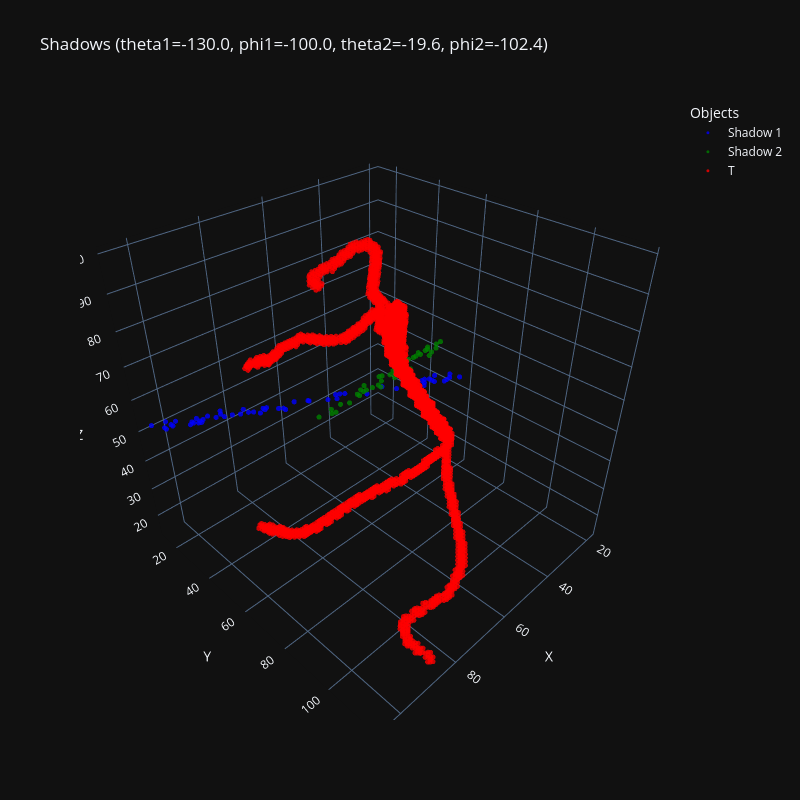

This figure's notebook cell:
### Code cell
visualize_3d_volumes(shadow1, shadow2, T,  
                     title=f"Shadows (theta1={theta1:.1f}, phi1={phi1:.1f}, theta2={theta2:.1f}, phi2={phi2:.1f})")

# Проверка проекций
proj1_3d = project_3d_to_2d(T, phi1, theta1, device=device)
proj2_3d = project_3d_to_2d(T, phi2, theta2, device=device)

proj1_3d = proj1_3d.cpu()
proj2_3d = proj2_3d.cpu()

plt.figure(figsize=(10, 5))
plt.subplot(2, 2, 1)
plt.imshow(sample[0][0].cpu().numpy())
plt.title("Исходная Тень 1")
plt.axis('off')
plt.subplot(2, 2, 2)
plt.imshow(proj1_3d.numpy())
plt.title("Спроецированная 3D-модель (Тень 1)")
plt.axis('off')
plt.subplot(2, 2, 3)
plt.imshow(sample[0][1].cpu().numpy())
plt.title("Исходная Тень 2")
plt.axis('off')
plt.subplot(2, 2, 4)
plt.imshow(proj2_3d.numpy())
plt.title("Спроецированная 3D-модель (Тень 2)")
plt.axis('off')
plt.show()

### Figure 1 — Plotly figure (JSON) as saved in the notebook; plotly's stock layout.template omitted (floating-point values rounded to 4 significant figures; data arrays with more than 128 entries replaced by an {"elided": "..."} marker saying what was removed)
{"data": [{"marker": {"color": "blue", "opacity": 0.8, "size": 3}, "mode": "markers", "name": "Shadow 1", "type": "scatter3d", "x": [47, 49, 49, 49, 50, 51, 52, 52, 52, 53, 53, 54, 54, 55, 55, 56, 56, 57, 59, 61, 64, 68, 69, 69, 70, 71, 74, 75, 77, 80, 80, 81, 83, 83, 83, 84, 85, 86, 87, 88, 89, 91, 91, 91, 92, 94, 95, 96, 96, 96, 96, 97, 97, 98, 100, 101, 101, 102, 103, 103, 105], "y": [83, 80, 81, 81, 80, 77, 76, 77, 78, 75, 75, 75, 76, 73, 74, 71, 72, 71, 70, 66, 63, 58, 55, 57, 57, 54, 49, 50, 46, 45, 46, 44, 39, 40, 41, 39, 37, 36, 35, 35, 32, 29, 29, 31, 28, 27, 26, 24, 25, 26, 27, 23, 24, 24, 19, 18, 19, 17, 18, 19, 14], "z": [67, 66, 67, 68, 66, 67, 66, 66, 66, 65, 66, 66, 65, 65, 64, 66, 64, 65, 64, 64, 62, 62, 61, 62, 61, 60, 59, 60, 59, 58, 58, 58, 57, 57, 58, 56, 56, 56, 57, 56, 55, 55, 56, 55, 54, 55, 54, 54, 53, 54, 54, 53, 53, 53, 53, 52, 52, 53, 52, 52, 52]}, {"marker": {"color": "green", "opacity": 0.8, "size": 3}, "mode": "markers", "name": "Shadow 2", "type": "scatter3d", "x": [19, 21, 23, 27, 27, 28, 29, 29, 33, 34, 36, 37, 40, 41, 41, 45, 47, 47, 48, 50, 51, 51, 52, 55, 57, 57, 58, 59, 62, 65, 65, 66, 67, 69, 69, 74, 77, 80, 80, 82, 86], "y": [47, 47, 49, 49, 51, 50, 50, 52, 52, 52, 53, 53, 54, 54, 56, 57, 58, 58, 59, 58, 60, 60, 59, 59, 60, 61, 62, 62, 63, 63, 64, 64, 64, 65, 66, 68, 68, 68, 70, 71, 71], "z": [54, 54, 54, 56, 55, 56, 56, 55, 57, 58, 58, 58, 59, 59, 57, 59, 59, 60, 60, 61, 60, 61, 61, 62, 63, 62, 61, 62, 63, 65, 64, 64, 65, 65, 65, 66, 67, 67, 67, 68, 69]}, {"marker": {"color": "red", "opacity": 0.8, "size": 3}, "mode": "markers", "name": "T", "type": "scatter3d", "x": {"elided": "2614 int values"}, "y": {"elided": "2614 int values"}, "z": {"elided": "2614 int values"}}], "layout": {"height": 800, "legend": {"title": {"text": "Objects"}}, "scene": {"aspectmode": "cube", "xaxis": {"title": {"text": "X"}}, "yaxis": {"title": {"text": "Y"}}, "zaxis": {"title": {"text": "Z"}}}, "title": {"text": "Shadows (theta1=-130.0, phi1=-100.0, theta2=-19.6, phi2=-102.4)"}, "width": 800}}
